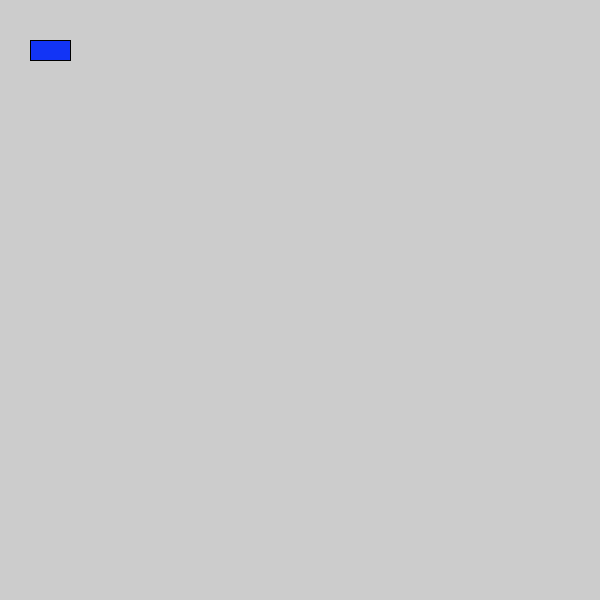
Frame 1 (no input)
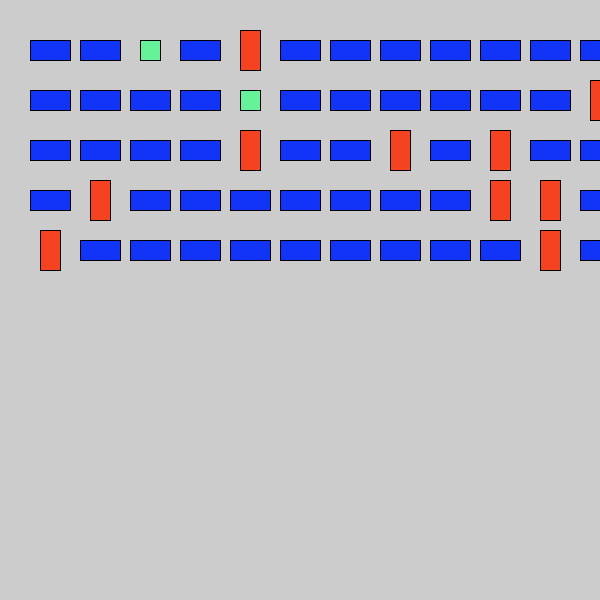
Frame 60 (the mouse pressed at the canvas centre just before this capture)
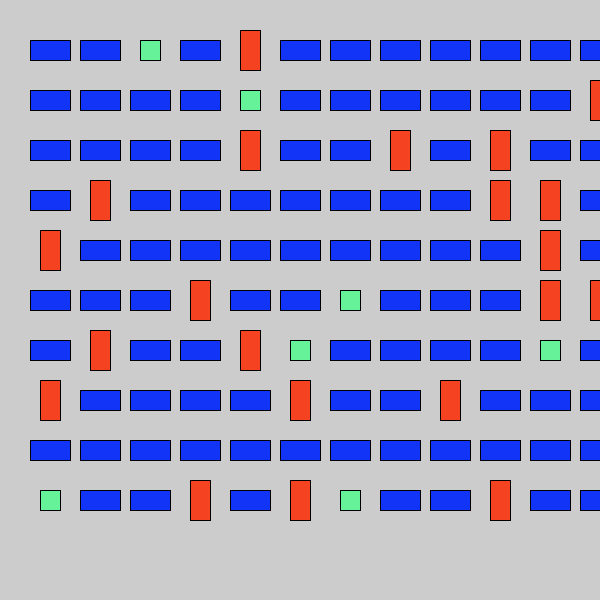
Frame 120 (the mouse held since frame 60 and released just before this capture)

The Processing sketch that drew these frames (run headless with seeded random() and noise(); from frame 60 on, the mouse is pressed at the canvas centre):

// Processing sketch: a003_weighted
// ── a003_weighted.pde
WeightedRandom type;
float x, y;
float separation = 50;

void setup() {
  size(600, 600);
  rectMode(CENTER);
  x = 50;
  y = 50;
  type = new WeightedRandom(
    new int[] {0, 1, 2},
    new int[] {80, 20, 10}
  );
}
void draw() {
  int theType = type.findValue();

  if (theType == 0) {
    fill(#1234F6);
    rect(x, y, 40, 20);
  } else if(theType == 1) {
    fill(#F54321);
    rect(x, y, 20, 40);
  } else if(theType == 2) {
    fill(#66F299);
    rect(x, y, 20, 20);
  }

  x = x + separation;
  if (x > width) {
    x = 50;
    y = y + separation;
  }
  if (y > height) {
    stop();
    println("done");
  }
}
// ── WeightedRandom.pde
class WeightedRandom {
  int[] values;
  int[] weights;
  int weightsAdded = 0;

  // constructor
  WeightedRandom(int[] values, int[] weights) {
    this.values = values;
    this.weights = weights;
    for (int n : weights) {
      weightsAdded += n;
    }
  }
  int findValue() {
    int itemIndex = 0;
    float rnd = random(weightsAdded);
    float sum = 0;
    for (int n : weights) {
      sum += n;    
      if (sum > rnd) {
        break;
      }
      itemIndex++;
    }
    return values[itemIndex];
  }
}
